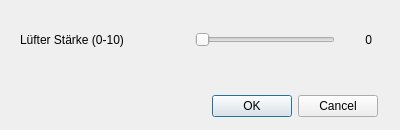
<?xml version="1.0" encoding="UTF-8"?>
<ui version="4.0">
 <class>WindFanConfiguration</class>
 <widget class="QDialog" name="WindFanConfiguration">
  <property name="geometry">
   <rect>
    <x>0</x>
    <y>0</y>
    <width>400</width>
    <height>130</height>
   </rect>
  </property>
  <property name="sizePolicy">
   <sizepolicy hsizetype="Fixed" vsizetype="Fixed">
    <horstretch>0</horstretch>
    <verstretch>0</verstretch>
   </sizepolicy>
  </property>
  <property name="windowTitle">
   <string>Configure Wheel Slip Detection</string>
  </property>
  <property name="windowIcon">
   <iconset>
    <normalon>:/assets/icon.png</normalon>
   </iconset>
  </property>
  <widget class="QDialogButtonBox" name="buttonBox">
   <property name="geometry">
    <rect>
     <x>27</x>
     <y>90</y>
     <width>351</width>
     <height>32</height>
    </rect>
   </property>
   <property name="orientation">
    <enum>Qt::Horizontal</enum>
   </property>
   <property name="standardButtons">
    <set>QDialogButtonBox::Cancel|QDialogButtonBox::Ok</set>
   </property>
  </widget>
  <widget class="QWidget" name="formLayoutWidget">
   <property name="geometry">
    <rect>
     <x>0</x>
     <y>10</y>
     <width>401</width>
     <height>71</height>
    </rect>
   </property>
   <layout class="QFormLayout" name="formLayout">
    <property name="horizontalSpacing">
     <number>15</number>
    </property>
    <property name="verticalSpacing">
     <number>15</number>
    </property>
    <property name="leftMargin">
     <number>20</number>
    </property>
    <property name="topMargin">
     <number>20</number>
    </property>
    <property name="rightMargin">
     <number>0</number>
    </property>
    <item row="0" column="0">
     <widget class="QLabel" name="windFanIndexDescriptionLabel">
      <property name="sizePolicy">
       <sizepolicy hsizetype="Fixed" vsizetype="Preferred">
        <horstretch>0</horstretch>
        <verstretch>0</verstretch>
       </sizepolicy>
      </property>
      <property name="minimumSize">
       <size>
        <width>160</width>
        <height>0</height>
       </size>
      </property>
      <property name="text">
       <string>Lüfter Stärke (0-10)</string>
      </property>
     </widget>
    </item>
    <item row="0" column="1">
     <layout class="QHBoxLayout" name="windFanIndexHorizLayout" stretch="0,1,0,0">
      <property name="spacing">
       <number>0</number>
      </property>
      <item>
       <widget class="QSlider" name="windFanIndexSlider">
        <property name="sizePolicy">
         <sizepolicy hsizetype="Fixed" vsizetype="Fixed">
          <horstretch>0</horstretch>
          <verstretch>0</verstretch>
         </sizepolicy>
        </property>
        <property name="minimumSize">
         <size>
          <width>140</width>
          <height>0</height>
         </size>
        </property>
        <property name="maximum">
         <number>10</number>
        </property>
        <property name="orientation">
         <enum>Qt::Horizontal</enum>
        </property>
       </widget>
      </item>
      <item>
       <spacer name="horizontalSpacer">
        <property name="orientation">
         <enum>Qt::Horizontal</enum>
        </property>
        <property name="sizeType">
         <enum>QSizePolicy::Fixed</enum>
        </property>
        <property name="sizeHint" stdset="0">
         <size>
          <width>5</width>
          <height>20</height>
         </size>
        </property>
       </spacer>
      </item>
      <item>
       <widget class="QLabel" name="windFanIndexLabel">
        <property name="sizePolicy">
         <sizepolicy hsizetype="Fixed" vsizetype="Preferred">
          <horstretch>0</horstretch>
          <verstretch>0</verstretch>
         </sizepolicy>
        </property>
        <property name="minimumSize">
         <size>
          <width>32</width>
          <height>0</height>
         </size>
        </property>
        <property name="text">
         <string>0</string>
        </property>
        <property name="alignment">
         <set>Qt::AlignRight|Qt::AlignTrailing|Qt::AlignVCenter</set>
        </property>
       </widget>
      </item>
      <item>
       <spacer name="horizontalSpacer_2">
        <property name="orientation">
         <enum>Qt::Horizontal</enum>
        </property>
        <property name="sizeType">
         <enum>QSizePolicy::Fixed</enum>
        </property>
        <property name="sizeHint" stdset="0">
         <size>
          <width>10</width>
          <height>20</height>
         </size>
        </property>
       </spacer>
      </item>
     </layout>
    </item>
   </layout>
  </widget>
 </widget>
 <resources/>
 <connections>
  <connection>
   <sender>buttonBox</sender>
   <signal>accepted()</signal>
   <receiver>WindFanConfiguration</receiver>
   <slot>accept()</slot>
   <hints>
    <hint type="sourcelabel">
     <x>248</x>
     <y>254</y>
    </hint>
    <hint type="destinationlabel">
     <x>157</x>
     <y>274</y>
    </hint>
   </hints>
  </connection>
  <connection>
   <sender>buttonBox</sender>
   <signal>rejected()</signal>
   <receiver>WindFanConfiguration</receiver>
   <slot>reject()</slot>
   <hints>
    <hint type="sourcelabel">
     <x>316</x>
     <y>260</y>
    </hint>
    <hint type="destinationlabel">
     <x>286</x>
     <y>274</y>
    </hint>
   </hints>
  </connection>
 </connections>
</ui>
